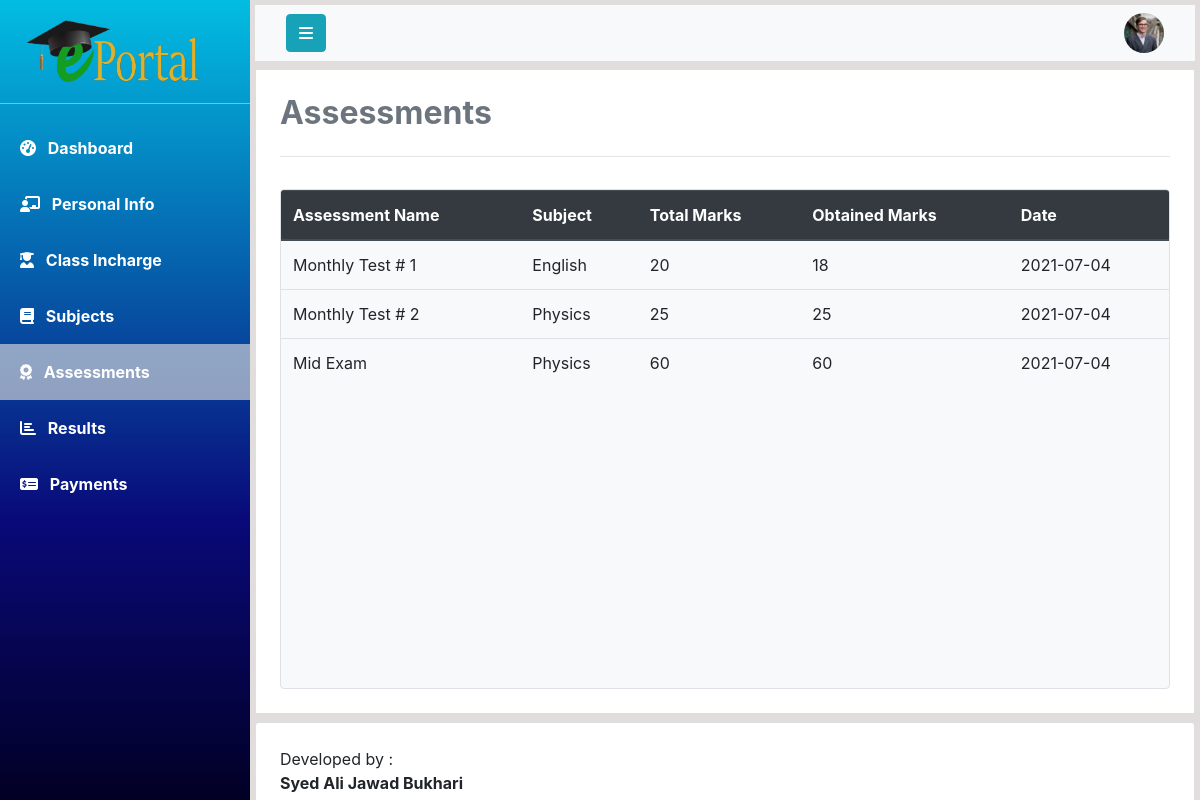
The app's page /php/assessments_info.php?id=1 with its own data.
### tables this page shows
CREATE TABLE `assessments` (
  `assessment_id` int(11) NOT NULL,
  `student_id` int(11) DEFAULT NULL,
  `assessment_name` varchar(30) DEFAULT NULL,
  `subject_title` varchar(30) DEFAULT NULL,
  `total_marks` int(11) DEFAULT NULL,
  `obtained_marks` int(11) DEFAULT NULL,
  `date` date NOT NULL DEFAULT current_timestamp()
);

### php/assessments_info.php (the view, shortened to what this page needs)
<!DOCTYPE html>
<html lang="en">
<head>
    <?php include 'links.php'; ?>
</head>
<body>
    <?php
        include 'connection.php';
        $studentID = $_GET['id'];
    ?>
    <div class="wrapper">
        <nav id="sidebar">
            <a href="#" id="logo-container">
                <img class="mt-3 ml-4" src="../assets/logo/logo1.png" alt="Logo" width="180">
            </a>
            <hr class="my-3 sidebar-separator" style="background-color: rgba(255, 255, 255, 0.562);">
            <ul>
                <li><a class="nav-link text-white font-weight-bold px-3 py-3" href="student_dashboard.php?id=<?php echo $studentID; ?>">
                        <i class="fas fa-tachometer-alt ml-1 mr-2"></i>
                        Dashboard
                    </a>
                </li>
                <li><a class="nav-link text-white font-weight-bold px-3 py-3" href="student_info.php?id=<?php echo $studentID; ?>">
                        <i class="fas fa-chalkboard-teacher ml-1 mr-2"></i>
                        Personal Info
                    </a>
                </li>
                <li><a class="nav-link text-white font-weight-bold px-3 py-3" href="classincharge_info.php?id=<?php echo $studentID; ?>">
                        <i class="fas fa-user-graduate ml-1 mr-2"></i>
                        Class Incharge
                    </a>
                </li>
                <li><a class="nav-link text-white font-weight-bold px-3 py-3" href="subjects_info.php?id=<?php echo $studentID; ?>">
                        <i class="fas fa-book ml-1 mr-2"></i>
                        Subjects
                    </a>
                </li>
                <li><a class="nav-link text-white font-weight-bold px-3 py-3 active">
                        <i class="fas fa-award ml-1 mr-2"></i>
                        Assessments
                    </a>
                </li>
                <li><a class="nav-link text-white font-weight-bold px-3 py-3" href="#">
                        <i class="fa fa-chart-bar ml-1 mr-2"></i>
                        Results
                    </a>
                </li>
                <li><a class="nav-link text-white font-weight-bold px-3 py-3" href="#">
                        <i class="fa fa-money-check-alt ml-1 mr-2"></i>
                        Payments
                    </a>
                </li>
            </ul>
        </nav>
        <div id="content" class="overflow-auto">
            <nav class="navbar mb-2 navbar-light bg-light mb-2">
                <div class="container-fluid">
                    <div class="navbar-header">
                        <button type="button" id="sidebar-toggle" onclick="hideSidebar()" class="btn btn-info navbar-btn mr-auto">
                            <i class="fa fa-bars" aria-hidden="true"></i>
                        </button>
                    </div>
                    <a class="text-decoration-none">
                        <img src="../assets/user-profile.jpg" id="user-profile" onclick="showDropdown()" width="40" height="40" class="rounded-circle ml-auto" alt="">
                    </a>
                </div>
            </nav>
            <div class="card bg-white mb-2 p-4 rounded-0" id="content-wrapper">
                <h2 class="main-heading text-secondary"><b>Assessments</b></h2>
                <hr class="divider py-2">
                <div class="card table-container overflow-auto bg-light border">
                    <table class="table table-responsive-lg table-responsive-md table-responsive-sm table-hover">
                        <thead class="thead-dark">
                            <tr>
                                <th>Assessment Name</th>
                                <th>Subject</th>
                                <th>Total Marks</th>
                                <th>Obtained Marks</th>
                                <th>Date</th>
                            </tr>
                        </thead>
                        <tbody>
                            <?php
                            $query = "SELECT assessment_name,subject_title,total_marks,obtained_marks,date From assessments where student_id = $studentID";
                            $result = mysqli_query($connection,$query);
                            $noOfRows = mysqli_num_rows($result);
                            if($noOfRows>0){
                                while($assessment = mysqli_fetch_array($result)){  ?>
                                    <tr>
                                    <td><?php echo $assessment['assessment_name']; ?></td>
                                    <td><?php echo $assessment['subject_title']; ?></td>
                                    <td><?php echo $assessment['total_marks']; ?></td>
                                    <td><?php echo $assessment['obtained_marks']; ?></td>
                                    <td><?php echo $assessment['date']; ?></td>
                                    </tr>
                             <?php
                                }
                            }
                        ?>
                        </tbody>
                    </table>
                </div>
            </div>
            <div class="card p-4 bg-white" id="footer">
                Developed by : <b>Syed Ali Jawad Bukhari</b>
            </div>
        </div>
    </div>
</body>
</html>

### css/style.css (style rules this page uses)
* { padding: 0; margin: 0; box-sizing: border-box; }
.wrapper { display: flex; align-items: stretch; background-color: rgb(226, 221, 221); max-height: 100vh; }
#sidebar { width: 250px; height: 100%; position: fixed; top: 0; left: 0; background-color: #30336b; background: rgb(2,0,36); background: linear-gradient(360deg, rgba(2,0,36,1) 0%, rgba(9,9,121,1) 35%, rgb(2, 189, 226)100%); transition: all 1s; }
#sidebar .active { background-color: rgba(219, 219, 219, 0.651); }
#content { width: 100%; height: 100vh; padding: 5px; margin-left: 250px; overflow-x: hidden; transition: all 1s; }
#dropdown a { text-decoration: none; }
.table-container { height: 500px; }

### records on screen
assessments: assessment_name "Monthly Test # 1", subject_title "English", total_marks "20", obtained_marks "18", date "2021-07-04"
assessments: assessment_name "Monthly Test # 2", subject_title "Physics", total_marks "25", obtained_marks "25", date "2021-07-04"
assessments: assessment_name "Mid Exam", subject_title "Physics", total_marks "60", obtained_marks "60", date "2021-07-04"
